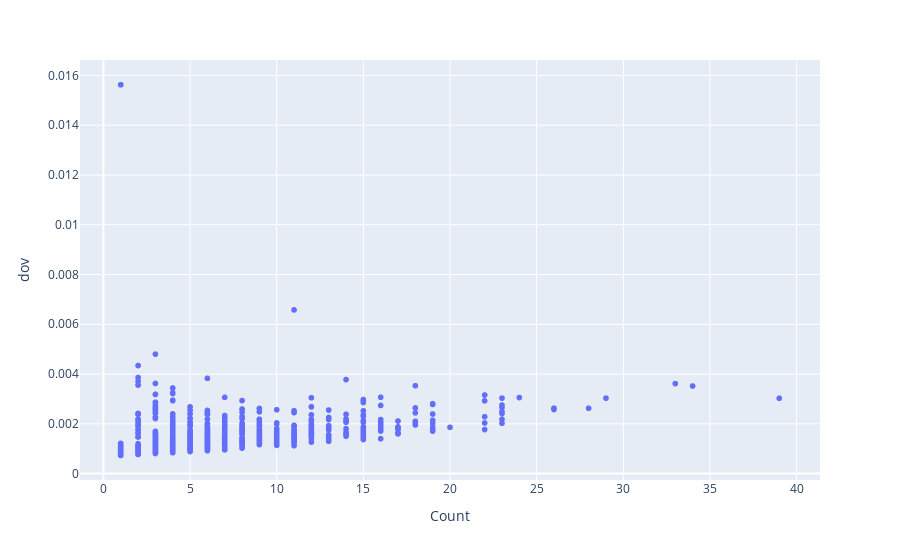

The notebook cell saved with this chart:
### Code cell
import plotly.express as px

# Create the scatter plot using Plotly
fig = px.scatter(wsm_dov, x='Count', y='dov', hover_data=['Name'])

# Show the plot
fig.show()

### Figure 1 — Plotly figure (JSON) as saved in the notebook; plotly's stock layout.template omitted (floating-point values rounded to 4 significant figures; data arrays with more than 128 entries replaced by an {"elided": "..."} marker saying what was removed)
{"data": [{"customdata": {"elided": "1434x1 str values"}, "hovertemplate": "Count=%{x}<br>dov=%{y}<br>Name=%{customdata[0]}<extra></extra>", "legendgroup": "", "marker": {"color": "#636efa", "symbol": "circle"}, "mode": "markers", "name": "", "showlegend": false, "type": "scattergl", "x": {"elided": "1434 int values"}, "xaxis": "x", "y": {"elided": "1434 float values"}, "yaxis": "y"}], "layout": {"autosize": true, "legend": {"tracegroupgap": 0}, "margin": {"t": 60}, "xaxis": {"anchor": "y", "autorange": true, "domain": [0, 1], "range": [-1.347, 41.35], "title": {"text": "Count"}, "type": "linear"}, "yaxis": {"anchor": "x", "autorange": true, "domain": [0, 1], "range": [-0.000415, 0.01678], "title": {"text": "dov"}, "type": "linear"}}}
